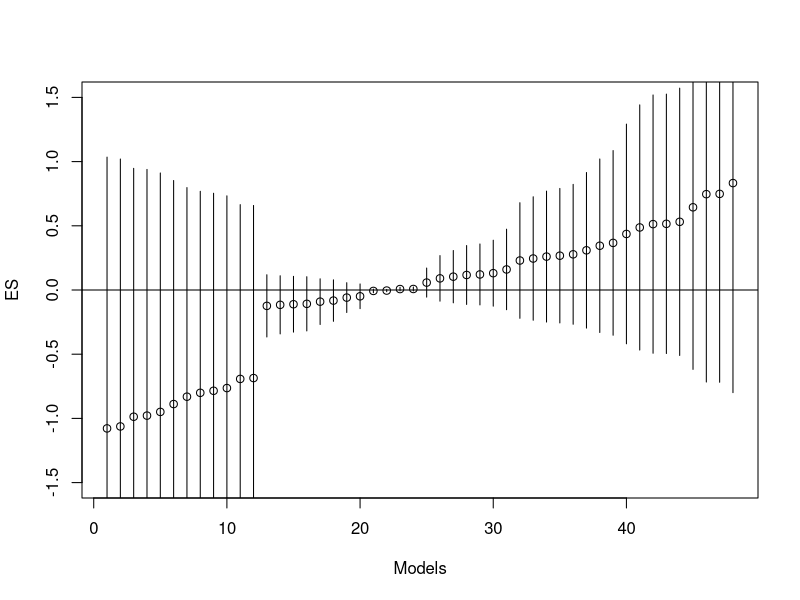

Recreate this plot in R.
## ---- chunk 1
n.pers = 31
## ---- chunk 2
library(tidyverse)
#download.file("https://ndownloader.figshare.com/files/10553269",
#              "raw_data.csv")
setwd("~/Desktop/sandbox/AIR2018/2-dynamicdocs")

df <- read_csv(file = "UG_anchoring/rawdata/raw_data.csv")
# create treatment var

df <- df %>% mutate("treatment" = 
                      ifelse(`ID number` >= 960 & `ID number` <= 1000,1,NA)) %>% 
  mutate("treatment" = replace(treatment, `ID number` >= 10 & `ID number` <= 50, 0) )
# create a treatment var that treats out of range values as indicators of how the number
# was read, and defines treatment for any value above 500, and control otherwise
df <- df %>% mutate("treatment_generous" = 
                      ifelse(`ID number` >= 500,1,0))

#with(df, table(treatment, treatment_generous, useNA = "ifany"))

# 2 x (6+1) x 3 
# two def of treatment
# with and without covs
# Six combinations of controls
# Define outcome
# Three sensible ways to define outcome:
# (1) answer to Q1 in levels, (2) answer to Q2 en levels, 
# (3) average of Q1 and Q2 as fractions

df <- df %>% mutate("outcome_1" = `Dollar value to question #1`,
                    "outcome_2" = `Dollar value to question #2`) %>%
  rowwise() %>%
             mutate("outcome_3" = mean(c(outcome_1 / 1000, outcome_2 / 10),
                            na.rm = TRUE))
# handle missing and outliers
# 1 -  Values out of range: 
# Outcome and treatment variables: if close to plausible, then top code (<20% off). 
df <- df %>% mutate("treatment" = 
                      replace(treatment, 
                              `ID number` >= 0.8*950 & `ID number` <= 1.2*1000, 1), 
                    "treatment" = 
                      replace(treatment, 
                              `ID number` >= 0.8*10 & `ID number` <= 1.2*50, 0) , 
                    "outcome_1" = 
                      replace(outcome_1, 
                              outcome_1 > 1000 & outcome_1 <= 1.2*1000, 1000),
                    "outcome_2" = 
                      replace(outcome_2, 
                              outcome_2 > 10 & outcome_2 <= 1.2*10, 10),
                    "outcome_3" = 
                      replace(outcome_3, 
                              outcome_3 > 1 & outcome_3 <= 1.2*1, 1)
                    )
df$Experience = df$`Years of working experience`


df <- df %>% mutate("treatment" = 
                      replace(treatment, 
                              `ID number` >= 0.8*950 & `ID number` <= 1.2*1000, 1), 
                    "treatment" = 
                      replace(treatment, 
                              `ID number` >= 0.8*10 & `ID number` <= 1.2*50, 0) , 
                    "outcome_1" = 
                      replace(outcome_1, 
                              outcome_1 > 1000 & outcome_1 <= 1.2*1000, 1000),
                    "outcome_2" = 
                      replace(outcome_2, 
                              outcome_2 > 10 & outcome_2 <= 600, 10),
                    "outcome_3" = 
                      replace(outcome_3, 
                              outcome_3 > 1 & outcome_3 <= 40, 1)
                    )

#"Years of working experience"
#library(lubridate)
# Will exclude any observation that responded before begining the seminar, or after. 
#seminar_begins <- Sys.time()
#mdy_hms(df$Timestamp) - seminar_begins
# Missing values will be coded as NA
# Missing in either outcome or treatment var -> excluded variable
# Missing in covariates will be exlcuded of their corresponging analysis but keep for unconditional analysis. 
library(combinat)


match_variables <- c("Education", "Experience", "Gender")
combos <- sapply( seq(3), function(i) {
  as.list(as.data.frame(combn( x=match_variables, m=i ) ) )
})
forms <- unlist(combos,recursive=FALSE)
forms <- c("1", sapply( forms, function(x) paste(x,collapse="+")) )


results <- data.frame(coef = rep(NA, 48), 
           sd = rep(NA, 48), 
           model = as.character(rep("NA", 48)), stringsAsFactors=FALSE)

k <- 0

for (xvars in forms) {
  for (j in c("treatment", "treatment_generous")) {
    for (i in c("outcome_1","outcome_2","outcome_3" )) {
      model <- lm(paste(i, paste(j, xvars, sep = "+"), sep = "~"), data=df)
      k <- k + 1
      results[k,1:2] <- summary(model)$coefficients[2, 1:2]
      results[k,3] <- eval(model$call[[2]])
    } 
  }
}

results <- results[order(results[,1]/results[1:48,2]),]
ES <- results[1:48,1]/results[1:48,2]
plot(1:48, ES, ylim = c(-1.5,1.5), xlab = "Models")
abline(h = 0)
segments(1:48, ES - 1.96*ES, 1:48, ES + 1.96* ES)
## ---- chunk 3
birthday.prob = function(n.pers, n.sims) {
  # simulate birthdays
  birthdays = matrix(round(runif(n.pers * n.sims, 
                                 1, 365)), 
                      nrow = n.sims, ncol = n.pers)
  # for each room (row) get unique birthdays
  unique.birthdays = apply(birthdays, 1, 
                           function(x) 
                             length(unique(x)) )
  # Indicator with 1 if all are unique birthdays
  all.different = 1 * (unique.birthdays==n.pers)
  # Compute average time all have different birthdays 
  result = 1 - mean(all.different)
return(result)
}
n.pers.param = 31; n.sims.param = 1e4
birthday.prob(n.pers.param,n.sims.param)
